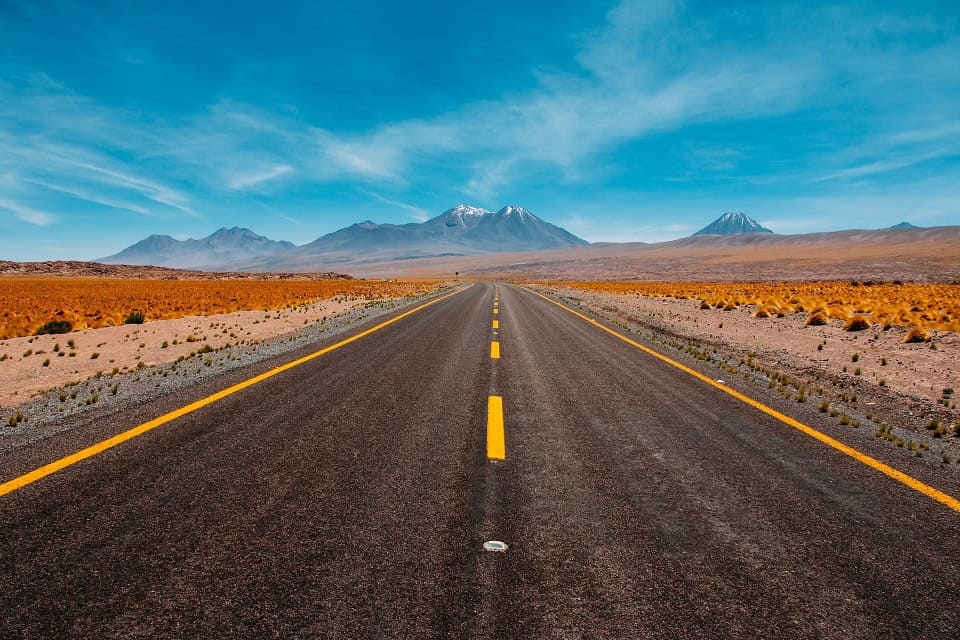
#> input picture photo.jpg, 960 x 640 px
$ python image_to_scene.py photo.jpg
#> lines starting #> are read from the running program, lines starting #| are printed output that depends on the picture
### scene_builder.py
#!/usr/bin/env python3
"""Build a MuJoCo scene for G1 that doesn't look like a 1990s demo.

G1's stock `scene.xml` is a black flat skybox, a blue checkerboard ground with
0.2 reflectance, and one hard directional light. This replaces all of that:
gradient sky, procedurally textured ground, fog, sun + ambient fill, and props.

Every prop is **at least 0.4 m tall**. The deployed policy was trained on a flat
plane and its 47-dim observation contains no terrain sensing at all, so it
cannot perceive a step — measured, a 6 cm one topples it. Tall props are never
stepped onto, only walked around, which keeps the physics real and the robot up.

Nothing under `unitree_rl_gym/` is modified; the patched scene is written beside
the original so its <include> resolves, and removed afterwards.
"""

import pathlib
import re

import numpy as np
import yaml
from PIL import Image

ROOT = pathlib.Path(__file__).parent
G1 = ROOT / "unitree_rl_gym"
TEX_DIR = ROOT / "out" / "textures"


# [37 lines left out: function make_ground_texture, not called in this run]


# Vertical props only — see the module docstring. Heights are half-extents, so
# size z=0.25 is a 0.5 m tall box.
PROPS = """
    <!-- crates: walk around, never over -->
    <geom name="crate1" type="box" pos="3.2 1.1 0.30" size="0.30 0.30 0.30" material="wood"/>
    <geom name="crate2" type="box" pos="5.4 -1.2 0.35" size="0.35 0.35 0.35" material="wood"/>
    <geom name="crate3" type="box" pos="8.1 1.4 0.25" size="0.25 0.25 0.25" material="wood"/>
    <!-- pillars -->
    <geom name="post1" type="cylinder" pos="4.3 -1.8 0.60" size="0.12 0.60" material="wood"/>
    <geom name="post2" type="cylinder" pos="7.0 1.9 0.60" size="0.12 0.60" material="wood"/>
    <!-- low walls that bound a corridor, so driving into one actually stops you -->
    <geom name="wall_l" type="box" pos="6.0 3.0 0.45" size="6.0 0.15 0.45" material="stone"/>
    <geom name="wall_r" type="box" pos="6.0 -3.0 0.45" size="6.0 0.15 0.45" material="stone"/>
    <!-- boulders -->
    <geom name="rock1" type="sphere" pos="2.4 -2.2 0.28" size="0.28" material="stone"/>
    <geom name="rock2" type="sphere" pos="9.3 -1.6 0.32" size="0.32" material="stone"/>
"""


def find_horizon(a: np.ndarray) -> int:
    """Row where sky meets ground, by the steepest fall in blueness."""
    h = a.shape[0]
    blue = (a[:, :, 2] - a[:, :, 0]).mean(axis=1)          # B - R per row
    lum = a.mean(axis=(1, 2))
    score = blue + 0.35 * lum
    lo, hi = int(h * 0.10), int(h * 0.80)
    d = np.diff(score[lo:hi])
    return lo + int(np.argmin(d)) + 1 if len(d) else h // 2


def rectified_ground(src: pathlib.Path, name: str, *, cam_h: float = 1.6,
                     hfov_deg: float = 65.0, near: float = 2.0, far: float = 26.0,
                     half_width: float = 9.0, size: int = 1024) -> tuple[pathlib.Path, float]:
    """Unwarp the image's ground plane into a top-down texture.

    A photograph's surface detail — lane markings, kerbs, paving — lives in a
    perspective-projected plane. Sampling a crop of it (as the simple path does)
    keeps the colour and loses the structure. Inverting the projection recovers
    the structure, so a road comes out as an actual road seen from above.

    Assumes a camera at `cam_h` metres looking horizontally, since a single
    photograph carries no intrinsics. Returns the texture and the metres it
    spans, for `texrepeat`.
    """
    im = Image.open(src).convert("RGB")
    a = np.asarray(im, np.float32)
    H, W, _ = a.shape
    y0 = find_horizon(a)
    f = (W / 2.0) / np.tan(np.radians(hfov_deg) / 2.0)     # focal length, px
    cx = W / 2.0

    # Output spans `far-near` metres ahead and 2*half_width across.
    span = far - near
    xs = near + (np.arange(size) + 0.5) / size * span          # distance ahead
    ys = -half_width + (np.arange(size) + 0.5) / size * 2 * half_width
    X, Y = np.meshgrid(xs, ys, indexing="ij")                  # [ahead, lateral]

    col = cx + f * Y / X
    row = y0 + f * cam_h / X
    ok = (col >= 0) & (col < W - 1) & (row >= 0) & (row < H - 1)
    ci = np.clip(col, 0, W - 1).astype(np.int32)
    ri = np.clip(row, 0, H - 1).astype(np.int32)

    tex = a[ri, ci]
    # Anything off-image takes the mean, so tiles do not show hard edges.
    tex[~ok] = a[int(H * 0.85):].reshape(-1, 3).mean(0)
    # Rows far from the camera are heavily stretched; fade them toward the mean
    # so the aliasing there does not read as banding.
    w = np.clip((far - X) / (far - near), 0.25, 1.0)[:, :, None]
    tex = tex * w + tex.mean(axis=(0, 1)) * (1 - w)

    img = Image.fromarray(np.clip(tex, 0, 255).astype(np.uint8))
    # The camera frustum covers a triangle of the ground plane; crop to the
    # centre band that is fully inside it, and drop the aliased far third.
    keep = int(size * 0.34)
    img = img.crop((size // 2 - keep, int(size * 0.30), size // 2 + keep, size))
    img = img.resize((size, size), Image.LANCZOS)
    # Rotate so the road's forward axis runs along the texture's u (width):
    # a box face maps u to its x extent, and the strip is long in x.
    img = img.transpose(Image.ROTATE_90)
    path = TEX_DIR / f"rect_{name}.png"
    img.save(path)
    # Lateral metres the kept band spans: keep fraction of the full 2*half_width.
    lat_span = 2 * half_width * (2 * keep / size)
    return path, span, lat_span


def textures_from_image(src: pathlib.Path, name: str) -> dict:
    """Derive a skybox and a ground texture from a photograph.

    A place is mostly *surface and horizon*, not objects — a desert highway is
    asphalt, lane markings and distant mountains, almost none of which is
    geometry. Placing boxes can never capture that, so take it from the image:
    the upper band becomes the skybox, the lower band the ground texture.

    Both are texture-level, so nothing here can affect the physics or trip the
    terrain-blind policy.
    """
    TEX_DIR.mkdir(parents=True, exist_ok=True)
    im = Image.open(src).convert("RGB")
    w, h = im.size

    # --- skybox: MuJoCo maps a single PNG onto all six cube faces, so it must
    # be SQUARE, and the image's vertical middle sits at the horizon. Rather
    # than pasting a photo band (whose below-horizon rows read as a grey
    # smear), sample the photo's real sky gradient row by row and paint the
    # whole face with it: zenith colour at the top, the photo's pale horizon
    # haze at the middle, held below the middle so a pitched camera never sees
    # an edge.
    S = 1024
    a_full = np.asarray(im, np.float32)
    y0 = max(8, find_horizon(a_full))
    # Stop the ramp well above the detected horizon: detection runs a few rows
    # low, and any ground rows leak a pink/tan cast into the sky gradient.
    ramp = a_full[:int(y0 * 0.82)].mean(axis=1)         # per-row sky colour
    # smooth the ramp so sensor noise/clouds do not band
    k = max(1, y0 // 24)
    kernel = np.ones(k) / k
    ramp = np.stack([np.convolve(ramp[:, c], kernel, mode="same") for c in range(3)], 1)
    top = np.asarray(Image.fromarray(np.clip(ramp, 0, 255).astype(np.uint8)[:, None, :])
                     .resize((1, S // 2), Image.LANCZOS), np.float32)[:, 0, :]
    horizon_rgb = ramp[-max(1, y0 // 12):].mean(0)
    sky_a = np.empty((S, S, 3), np.float32)
    sky_a[:S // 2] = top[:, None, :]
    # below the horizon: hold the haze colour, fading very slightly darker
    fade = np.linspace(1.0, 0.985, S - S // 2)[:, None, None]
    sky_a[S // 2:] = horizon_rgb[None, None, :] * fade
    sky = Image.fromarray(np.clip(sky_a, 0, 255).astype(np.uint8))
    sky_path = TEX_DIR / f"sky_{name}.png"
    sky.save(sky_path)
    # --- ground: the foreground band. Take it from near the bottom, where the
    # surface fills the frame, and tile it.
    g = im.crop((int(w * 0.18), int(h * 0.72), int(w * 0.82), h))
    g = g.resize((512, 512), Image.LANCZOS)
    a = np.asarray(g, np.float32)
    # flatten the lighting gradient so tiling does not band
    a -= a.mean(axis=(0, 1), keepdims=True) - a.mean()
    a = np.clip(a, 0, 255)
    # mirror-tile for a seamless repeat
    q = Image.fromarray(a.astype(np.uint8))
    tile = Image.new("RGB", (1024, 1024))
    tile.paste(q, (0, 0))
    tile.paste(q.transpose(Image.FLIP_LEFT_RIGHT), (512, 0))
    tile.paste(q.transpose(Image.FLIP_TOP_BOTTOM), (0, 512))
    tile.paste(q.transpose(Image.FLIP_LEFT_RIGHT).transpose(Image.FLIP_TOP_BOTTOM), (512, 512))
    gnd_path = TEX_DIR / f"gnd_{name}.png"
    tile.save(gnd_path)

    # Prefer the perspective-rectified ground — but as a LOCATED strip, not a
    # floor tile. A road is a feature at a place; tiling it everywhere turns the
    # world into a grid of roads. One long textured quad down +x carries the
    # road; the plane underneath keeps the sampled desert/ground tile.
    try:
        rect_path, span, lat_span = rectified_ground(src, name)
        strip = (f'    <geom name="road_strip" type="box" '
                 f'pos="20 0 0.012" size="30 {lat_span/2:.2f} 0.01" '
                 f'material="roadmat" contype="0" conaffinity="0"/>\n')
        mat = (f'    <texture type="2d" name="roadtex" file="{rect_path.resolve()}"/>\n'
               f'    <material name="roadmat" texture="roadtex" '
               f'texrepeat="{60/span:.2f} 1"/>\n')
        return {"skybox_file": str(sky_path.resolve()),
                "ground_file": str(gnd_path.resolve()),
                "extra_assets": mat, "extra_geoms": strip}
    except Exception as exc:
        print(f"  rectification failed ({type(exc).__name__}), plain crop only")
        return {"skybox_file": str(sky_path.resolve()),
                "ground_file": str(gnd_path.resolve())}

# Vertical props only — see the module docstring. Heights are half-extents, so
# size z=0.25 is a 0.5 m tall box.
PROPS = """
    <geom name="crate1" type="box" pos="3.2 1.1 0.30" size="0.30 0.30 0.30" material="wood"/>
    <geom name="crate2" type="box" pos="5.4 -1.2 0.35" size="0.35 0.35 0.35" material="wood"/>
    <geom name="crate3" type="box" pos="8.1 1.4 0.25" size="0.25 0.25 0.25" material="wood"/>
    <geom name="post1" type="cylinder" pos="4.3 -1.8 0.60" size="0.12 0.60" material="wood"/>
    <geom name="post2" type="cylinder" pos="7.0 1.9 0.60" size="0.12 0.60" material="wood"/>
    <geom name="wall_l" type="box" pos="6.0 3.0 0.45" size="6.0 0.15 0.45" material="stone"/>
    <geom name="wall_r" type="box" pos="6.0 -3.0 0.45" size="6.0 0.15 0.45" material="stone"/>
    <geom name="rock1" type="sphere" pos="2.4 -2.2 0.28" size="0.28" material="stone"/>
    <geom name="rock2" type="sphere" pos="9.3 -1.6 0.32" size="0.32" material="stone"/>
"""


def _wall(name, x, y, hx, hy, hz, mat="stone"):
    return (f'    <geom name="{name}" type="box" pos="{x} {y} {hz}" '
            f'size="{hx} {hy} {hz}" material="{mat}"/>\n')


# [103 lines left out: functions _warehouse, _forest, _street, _courtyard, _medieval, _meadow, not called in this run]


def _load_custom():
    """Presets written by scene_describe.py / image_to_scene.py, if any."""
    try:
        from custom_presets import CUSTOM
    except Exception:
        return {}
    return {name: (lambda e=entry: (e["geoms"], dict(e["look"])))
            for name, entry in CUSTOM.items()}


PRESETS = {"meadow": _meadow, "warehouse": _warehouse,
           "forest": _forest, "street": _street, "courtyard": _courtyard,
           "medieval": _medieval}
PRESETS.update(_load_custom())


# [7 lines left out: function refresh, not called in this run]


def preset_prompt(name: str) -> str:
    """The LingBot prompt describing the same place this preset builds."""
    return PRESETS[name]()[1]["prompt"]


VISUAL = """
  <visual>
    <headlight diffuse="0.35 0.35 0.35" ambient="0.28 0.30 0.33" specular="0.15 0.15 0.15"/>
    <rgba haze="0.62 0.72 0.85 1"/>
    <map fogstart="12" fogend="45" znear="0.05"/>
    <quality shadowsize="4096" offsamples="4"/>
    <global azimuth="-130" elevation="-18" offwidth="{w}" offheight="{h}"/>
  </visual>
"""

ASSETS_PHOTO = """
    <texture type="skybox" file="{skybox_file}"/>
    <texture type="2d" name="groundtex" file="{ground_file}"/>
    <material name="groundplane" texture="groundtex" texuniform="true" texrepeat="{repeat}"
              reflectance="0.0" shininess="0.02" specular="0.05"/>
    <material name="wood" rgba="0.52 0.38 0.24 1" reflectance="0.0" shininess="0.05"/>
    <material name="stone" rgba="0.55 0.54 0.51 1" reflectance="0.0" shininess="0.03"/>
"""

ASSETS = """
    <texture type="skybox" builtin="gradient" rgb1="{sky1}" rgb2="{sky2}"
             width="512" height="3072"/>
    <texture type="2d" name="groundtex" file="{ground}"/>
    <material name="groundplane" texture="groundtex" texuniform="true" texrepeat="{repeat}"
              reflectance="0.0" shininess="0.02" specular="0.05"/>
    <material name="wood" rgba="0.52 0.38 0.24 1" reflectance="0.0" shininess="0.05"/>
    <material name="stone" rgba="0.55 0.54 0.51 1" reflectance="0.0" shininess="0.03"/>
"""

LIGHTS = """
    <light name="sun" pos="4 -6 8" dir="-0.35 0.55 -0.85" directional="true"
           diffuse="0.85 0.82 0.75" specular="0.25 0.25 0.22" castshadow="true"/>
    <light name="fill" pos="-6 6 6" dir="0.5 -0.5 -0.7" directional="true"
           diffuse="0.22 0.26 0.32" specular="0 0 0" castshadow="false"/>
"""


# [40 lines left out: function build, not called in this run]


# [10 lines that do not run on import are left out]

### image_to_scene.py
#!/usr/bin/env python3
"""Turn a photo into a walkable MuJoCo scene whose layout matches it.

    ./venv/bin/python image_to_scene.py out/seed_banaras.png --save ghat

This is the link between the two halves of the project. HappyOyster turns text
into a photoreal frame; this reads that frame and writes MuJoCo geometry laid
out like it. The robot then walks in a scene that *corresponds* to the picture,
instead of one invented independently.

It is not photogrammetry. Depth reconstruction from a single generated image is
unreliable and multi-view inconsistent. This is a vision model *interpreting*
the layout — "pillars on the left at about 2 m, a wall on the right, open water
ahead" — which is a much easier problem and good enough to align a composite.

Two things it deliberately does not reproduce:
  * stairs, steps and slopes. The policy is terrain-blind and a 6 cm step topples
    it, so the floor is always flattened. A ghat's steps become a flat quay.
  * anything below 0.4 m, for the same reason.
The palette is sampled from the image directly rather than guessed, so the scene
also matches its colours.
"""

import argparse
import collections
import pathlib
import re
import subprocess
import sys

import numpy as np
from PIL import Image

import scene_describe
import scene_validate as sv

ROOT = pathlib.Path(__file__).parent

VISION_PROMPT = """\
Look at the image at {path}.

Write MuJoCo MJCF geometry that reproduces its LAYOUT — where the solid things are,
in plan view — as seen from a camera at the bottom centre looking forward along +x.

Output ONLY `<geom .../>` lines. No explanation, no markdown fences.

MAPPING
- +x is straight ahead into the image; +y is to the LEFT, -y to the RIGHT.
- Roughly 1 unit = 1 metre. The visible scene is about 20 m deep and 12 m wide.
- Emit a geom ONLY where the image actually shows a solid object taller than
  about half a metre: walls, buildings, pillars, boats, tree trunks, large rocks,
  furniture.
- **Do not invent objects to fill space.** An open road, a beach or an empty
  plain should return very few geoms, or none at all. Emptiness is a correct
  answer and is strongly preferred over decoration.
- Match the image: if pillars line the left, emit pillars along +y. If the right
  opens onto empty desert, emit nothing there.

HARD CONSTRAINTS — the robot's controller is terrain-blind and a 6 cm step makes
it fall, so these override faithfulness to the image:
1. Every geom must be at least 0.40 m tall (for a box pos_z == size_z >= 0.40;
   for a cylinder pos_z == size[1] >= 0.40).
2. NEVER emit steps, stairs, ramps, kerbs, platforms or anything walkable-onto.
   Flatten them — a flight of ghat steps becomes flat ground, not geometry.
3. Leave a clear corridor at least 1.8 m wide along +x from x=0 to x=20, with
   nothing within 0.9 m of the y=0 centreline.
4. Nothing within 1.0 m of the origin — the robot spawns there.
5. Do not emit a floor; the ground plane already exists.

STYLE: only type="box", type="cylinder", type="sphere". Use material="stone" or
material="wood". Unique names. Emit as many geoms as the image warrants and no
more — 0 for an empty landscape, 30+ only for a dense built scene.

Last line only, starting with `PROMPT:`, give a one-sentence photorealistic
description of this place for a video model."""


def palette_from_image(path: pathlib.Path) -> dict:
    """Sample the image for ground/sky colours, rather than guessing them."""
    im = Image.open(path).convert("RGB")
    a = np.asarray(im.resize((160, 90)), np.float32)
    h = a.shape[0]
    ground = a[int(h * 0.75):].reshape(-1, 3).mean(0)     # bottom quarter
    mid = a[int(h * 0.45):int(h * 0.7)].reshape(-1, 3).mean(0)
    sky_top = a[: int(h * 0.12)].reshape(-1, 3).mean(0)
    sky_horizon = a[int(h * 0.30):int(h * 0.42)].reshape(-1, 3).mean(0)
    return dict(
        base_rgb=tuple(int(v) for v in ground),
        dirt_rgb=tuple(int(v * 0.78) for v in mid),
        contrast=0.75,
        sky=(" ".join(f"{v/255:.2f}" for v in sky_top),
             " ".join(f"{v/255:.2f}" for v in sky_horizon)),
        repeat="1.5 1.5",
    )


def read_layout(path: pathlib.Path, hint: str = "") -> tuple[str, str]:
    prompt = VISION_PROMPT.format(path=path)
    if hint:
        prompt += f"\n\nYour previous attempt was rejected: {hint}"
    proc = subprocess.run(["claude", "-p", prompt], capture_output=True,
                          text=True, timeout=420, stdin=subprocess.DEVNULL)
    if proc.returncode != 0:
        sys.exit(f"claude CLI failed:\n{proc.stderr[:400]}")
    text = proc.stdout
    look = ""
    m = re.search(r"^PROMPT:\s*(.+)$", text, re.M)
    if m:
        look = m.group(1).strip()
        text = text[:m.start()]
    geoms = "\n".join("    " + g.group(0)
                      for g in re.finditer(r"<geom\s+[^>]*?/>", text, re.S))
    return geoms + "\n", look


def main() -> None:
    ap = argparse.ArgumentParser()
    ap.add_argument("image", type=pathlib.Path)
    ap.add_argument("--save", default=None, help="preset name")
    ap.add_argument("--retries", type=int, default=2)
    ap.add_argument("--no-walk-test", action="store_true")
    args = ap.parse_args()
    if not args.image.exists():
        sys.exit(f"no such image: {args.image}")

    name = args.save or "img_" + re.sub(r"[^a-z0-9]+", "_", args.image.stem.lower())[:18]
    look = palette_from_image(args.image)
#> in palette_from_image, im is the input picture: PIL image 960x640 RGB; mean R, G, B 83.5, 107, 111.3
#> in palette_from_image, `a = np.asarray(im.resize((160, 90)), np.float32)`:
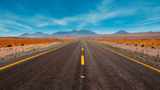
#> a: shape (90, 160, 3) float32; mean R, G, B 83.5, 107, 111.3
#> in palette_from_image, `ground = a[int(h * 0.75):].reshape(-1, 3).mean(0)`: ground = [66.11, 49.8, 43.57]
#> in palette_from_image, `mid = a[int(h * 0.45):int(h * 0.7)].reshape(-1, 3).mean(0)`: mid = [132.9, 95.86, 68.72]
#> in palette_from_image, `sky_top = a[: int(h * 0.12)].reshape(-1, 3).mean(0)`: sky_top = [13.97, 133.6, 177.7]
#> in palette_from_image, `sky_horizon = a[int(h * 0.30):int(h * 0.42)].reshape(-1, 3).mean(0)`: sky_horizon = [112.3, 162.4, 182.9]
#> look = {'base_rgb': (66, 49, 43), 'dirt_rgb': (103, 74, 53), 'contrast': 0.75, 'sky': ('0.05 0.52 0.70', '0.44 0.64 0.72'), 'repeat': '1.5 1.5'}
    # The image also supplies the horizon and the ground surface — a place is
    # mostly surface and backdrop, which geometry alone can never reproduce.
    import scene_builder
    look.update(scene_builder.textures_from_image(args.image, name))
#> in find_horizon, `blue = (a[:, :, 2] - a[:, :, 0]).mean(axis=1)`: blue = 640 values, max 166.9 at index 38, min -146.8 at index 288, mean 27.78
#> in find_horizon, `lum = a.mean(axis=(1, 2))`: lum = 640 values, max 164 at index 221, min 45.88 at index 597, mean 100.6
#> in find_horizon, `score = blue + 0.35 * lum`: score = 640 values, max 204.6 at index 40, min -110.6 at index 288, mean 62.99
#> in find_horizon, `d = np.diff(score[lo:hi])`: d = 447 values, max 3.86 at index 259, min -16.17 at index 216, mean -0.454
#> in textures_from_image, `y0 = max(8, find_horizon(a_full))`: y0 = 281
#> in textures_from_image, `ramp = a_full[:int(y0 * 0.82)].mean(axis=1)`: ramp = 230 rows, first 8: [4.52, 123.7, 169.5], [4.6, 123.9, 169.7], [4.77, 124.4, 170], [5.1, 124.8, 170.4], [5.32, 125.3, 170.7], [5.8, 125.7, 171.1], [6.24, 126.2, 171.3], [6.64, 126.4, 171.5]
#> in textures_from_image, `k = max(1, y0 // 24)`: k = 11
#> in textures_from_image, `kernel = np.ones(k) / k`: kernel = [0.0909, 0.0909, 0.0909, 0.0909, 0.0909, 0.0909, 0.0909, 0.0909, 0.0909, 0.0909, 0.0909]
#> in textures_from_image, `ramp = np.stack([np.convolve(ramp[:, c], kernel, mode="same") for c in..`: ramp = 230 rows, first 8: [2.74, 67.98, 92.85], [3.31, 79.46, 108.4], [3.91, 90.95, 124], [4.57, 102.5, 139.7], [5.26, 114, 155.3], [5.96, 125.6, 171], [6.29, 126, 171.3], [6.62, 126.3, 171.6]
#> in textures_from_image, `top = np.asarray(Image.fromarray(np.clip(ramp, 0, 255).astype(np.uint8..`: top = 512 rows, first 8: [2, 66, 90], [2, 68, 93], [3, 73, 100], [3, 80, 109], [3, 85, 117], [3, 90, 124], [3, 95, 130], [4, 101, 137]
#> in textures_from_image, `horizon_rgb = ramp[-max(1, y0 // 12):].mean(0)`: horizon_rgb = [98.58, 165.9, 191.6]
#> in textures_from_image, `sky_a[:S // 2] = top[:, None, :]`:
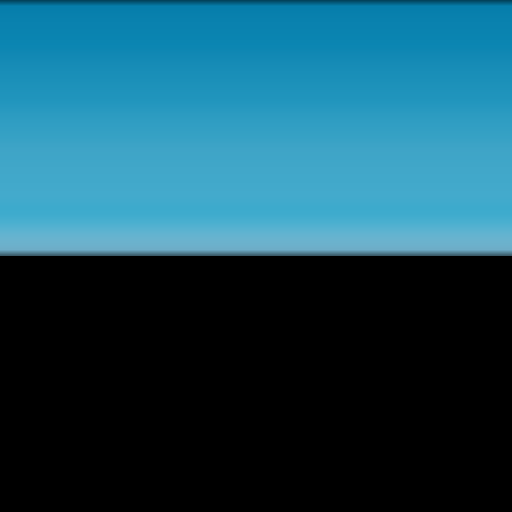
#> sky_a: shape (1024, 1024, 3) float32 (shown at 1/2 size); mean of channels 0, 1, 2 23.3, 76.3, 95.1; drawn as R, G, B
#> in textures_from_image, `sky_a[S // 2:] = horizon_rgb[None, None, :] * fade`:
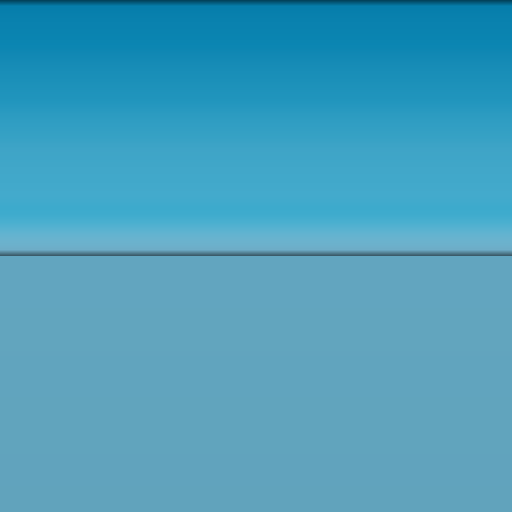
#> sky_a: shape (1024, 1024, 3) float32 (shown at 1/2 size); mean of channels 0, 1, 2 71.9, 158.8, 191.1; drawn as R, G, B
#> in textures_from_image, `g = im.crop((int(w * 0.18), int(h * 0.72), int(w * 0.82), h))`:
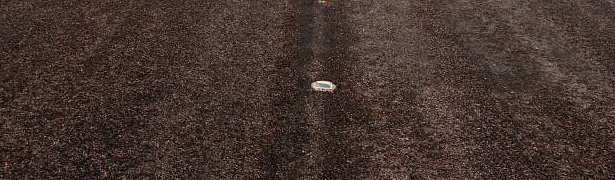
#> g: PIL image 615x180 RGB; mean R, G, B 69.6, 52.8, 46.7
#> in textures_from_image, `g = g.resize((512, 512), Image.LANCZOS)`:
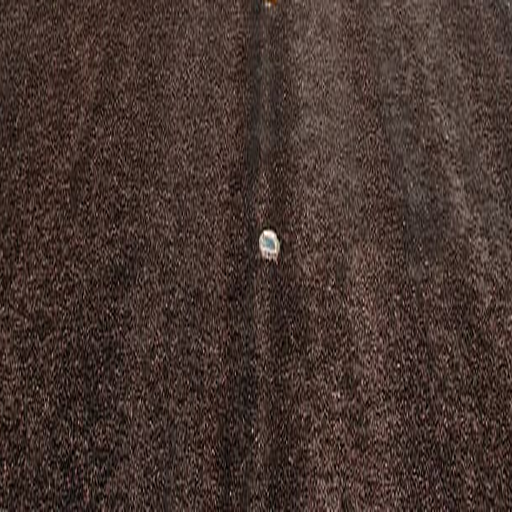
#> g: PIL image 512x512 RGB; mean R, G, B 69.6, 52.8, 46.7
#> in textures_from_image, `tile.paste(q, (0, 0))`:
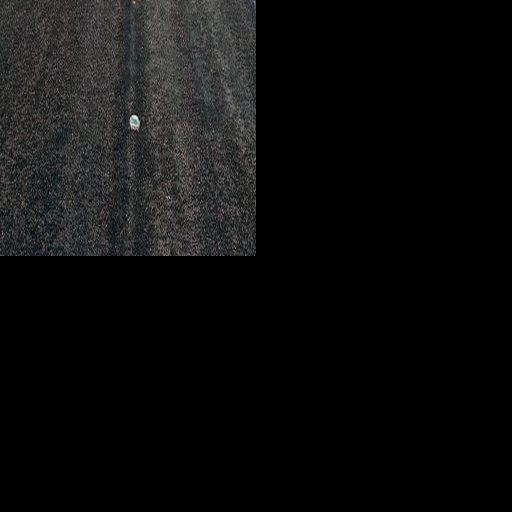
#> tile: PIL image 1024x1024 RGB (shown at 1/2 size); mean R, G, B 13.9, 13.9, 13.9
#> (the rest of the program and of its run is left out)
